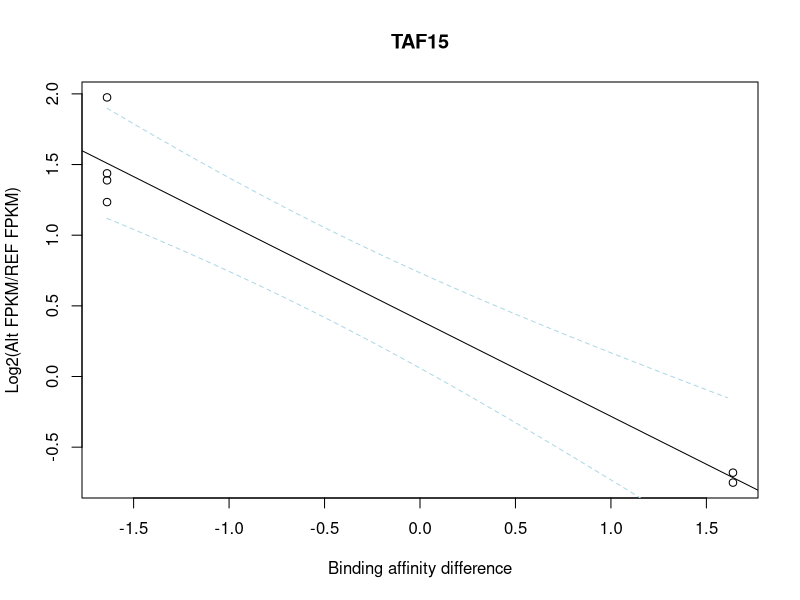
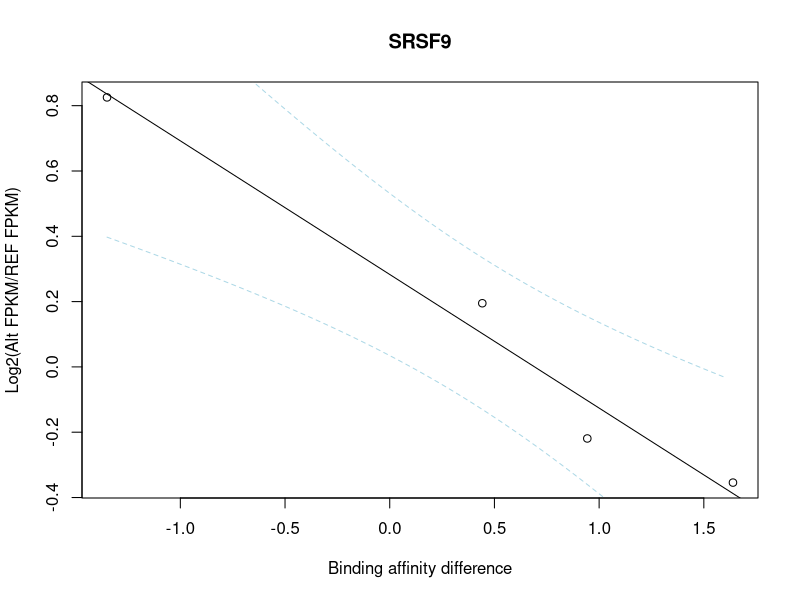
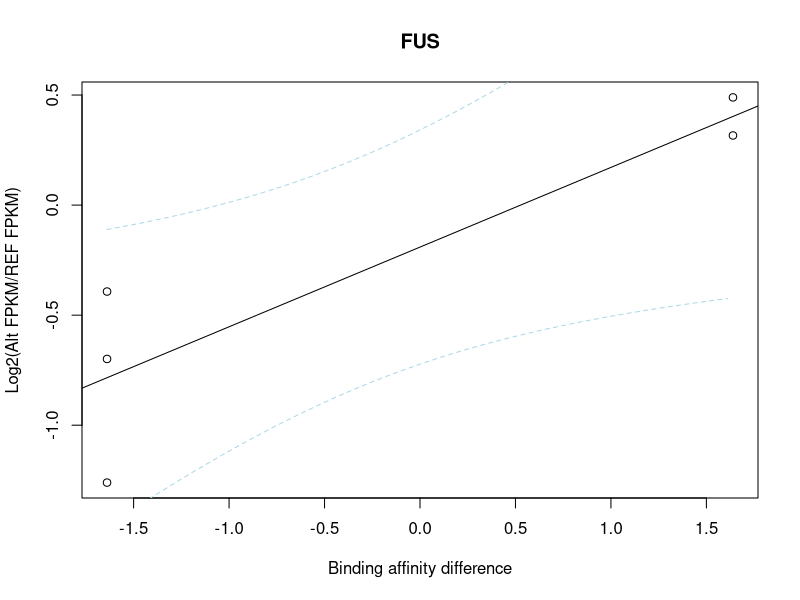

Write the R code that produced these figures, in order.
########################### linear regression (motifbreak ) #############
### Fig5E
### RBPs for which changes in binding affinities were significantlly correlated with ASm6A imbalance
# setwd("/home/galaxy/project/alleleSpecific_analysis/results/ASm6A_addZr/motifbreakR/by_ind/plot/")
#### 
name <- "TAF15"
x=c(1.639152, -1.639152, -1.639152, -1.639152, 1.639152, -1.639152)
y=c(-0.680382,1.234206,1.43758,1.974909,-0.750641,1.38822)
lm.out<-lm(y~x)
newx = seq(min(x),max(x),by = 0.05)
conf_interval <- predict(lm.out, newdata=data.frame(x=newx), interval="confidence", level = 0.95)
plot(x, y, xlab="Binding affinity difference", ylab="Log2(Alt FPKM/REF FPKM)", main=name)
abline(lm.out, col="black")
matlines(newx, conf_interval[,2:3], col = "lightblue", lty=2)

####
name <- "SRSF9"
x=c(-1.350041,0.943519,0.442079,1.639152)
y=c(0.825321,-0.219169,0.194945,-0.354301)
lm.out<-lm(y~x)
newx = seq(min(x),max(x),by = 0.05)
conf_interval <- predict(lm.out, newdata=data.frame(x=newx), interval="confidence", level = 0.95)
plot(x, y, xlab="Binding affinity difference", ylab="Log2(Alt FPKM/REF FPKM)", main=name)
abline(lm.out, col="black")
matlines(newx, conf_interval[,2:3], col = "lightblue", lty=2)
#### FUS
x = c(1.639152, 1.639152, -1.639152, -1.639152, -1.639152)
y = c(0.489204, 0.316284, -0.392753, -0.698876, -1.260652)
lm.out<-lm(y~x)
newx = seq(min(x),max(x),by = 0.05)
conf_interval <- predict(lm.out, newdata=data.frame(x=newx), interval="confidence", level = 0.95)
plot(x, y, xlab="Binding affinity difference", ylab="Log2(Alt FPKM/REF FPKM)", main="FUS")
abline(lm.out, col="black")
matlines(newx, conf_interval[,2:3], col = "lightblue", lty=2)
summary(lm.out)
#############


